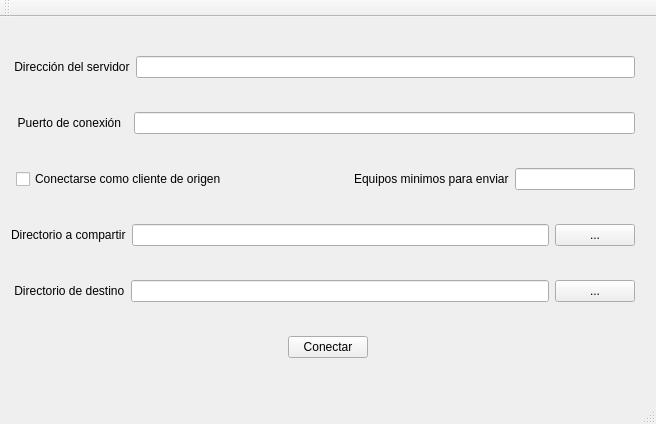
<?xml version="1.0" encoding="UTF-8"?>
<ui version="4.0">
 <class>ClienteWindow</class>
 <widget class="QMainWindow" name="ClienteWindow">
  <property name="geometry">
   <rect>
    <x>0</x>
    <y>0</y>
    <width>656</width>
    <height>424</height>
   </rect>
  </property>
  <property name="windowTitle">
   <string>Cliente Distribuido</string>
  </property>
  <property name="autoFillBackground">
   <bool>false</bool>
  </property>
  <widget class="QWidget" name="centralWidget">
   <layout class="QVBoxLayout" name="verticalLayout">
    <item>
     <layout class="QHBoxLayout" name="horizontalLayout">
      <item>
       <widget class="QLabel" name="label">
        <property name="text">
         <string> Dirección del servidor</string>
        </property>
       </widget>
      </item>
      <item>
       <widget class="QLineEdit" name="lineDir"/>
      </item>
      <item>
       <spacer name="horizontalSpacer_3">
        <property name="orientation">
         <enum>Qt::Horizontal</enum>
        </property>
        <property name="sizeType">
         <enum>QSizePolicy::Fixed</enum>
        </property>
        <property name="sizeHint" stdset="0">
         <size>
          <width>10</width>
          <height>20</height>
         </size>
        </property>
       </spacer>
      </item>
     </layout>
    </item>
    <item>
     <layout class="QHBoxLayout" name="horizontalLayout_2">
      <item>
       <widget class="QLabel" name="label_2">
        <property name="text">
         <string>  Puerto de conexión  </string>
        </property>
       </widget>
      </item>
      <item>
       <widget class="QLineEdit" name="linePort"/>
      </item>
      <item>
       <spacer name="horizontalSpacer_4">
        <property name="orientation">
         <enum>Qt::Horizontal</enum>
        </property>
        <property name="sizeType">
         <enum>QSizePolicy::Fixed</enum>
        </property>
        <property name="sizeHint" stdset="0">
         <size>
          <width>10</width>
          <height>20</height>
         </size>
        </property>
       </spacer>
      </item>
     </layout>
    </item>
    <item>
     <layout class="QHBoxLayout" name="horizontalLayout_6">
      <item>
       <spacer name="horizontalSpacer_7">
        <property name="orientation">
         <enum>Qt::Horizontal</enum>
        </property>
        <property name="sizeType">
         <enum>QSizePolicy::Fixed</enum>
        </property>
        <property name="sizeHint" stdset="0">
         <size>
          <width>5</width>
          <height>20</height>
         </size>
        </property>
       </spacer>
      </item>
      <item>
       <widget class="QCheckBox" name="checkOrigen">
        <property name="text">
         <string>Conectarse como cliente de origen</string>
        </property>
       </widget>
      </item>
      <item>
       <spacer name="horizontalSpacer_9">
        <property name="orientation">
         <enum>Qt::Horizontal</enum>
        </property>
        <property name="sizeHint" stdset="0">
         <size>
          <width>40</width>
          <height>20</height>
         </size>
        </property>
       </spacer>
      </item>
      <item>
       <widget class="QLabel" name="label_5">
        <property name="text">
         <string>Equipos minimos para enviar</string>
        </property>
       </widget>
      </item>
      <item>
       <widget class="QLineEdit" name="nUsers"/>
      </item>
      <item>
       <spacer name="horizontalSpacer_8">
        <property name="orientation">
         <enum>Qt::Horizontal</enum>
        </property>
        <property name="sizeType">
         <enum>QSizePolicy::Fixed</enum>
        </property>
        <property name="sizeHint" stdset="0">
         <size>
          <width>10</width>
          <height>20</height>
         </size>
        </property>
       </spacer>
      </item>
     </layout>
    </item>
    <item>
     <layout class="QHBoxLayout" name="horizontalLayout_3">
      <item>
       <widget class="QLabel" name="label_3">
        <property name="text">
         <string>Directorio a compartir</string>
        </property>
       </widget>
      </item>
      <item>
       <widget class="QLineEdit" name="lineCompartir">
        <property name="readOnly">
         <bool>true</bool>
        </property>
       </widget>
      </item>
      <item>
       <widget class="QPushButton" name="pushButton_2">
        <property name="text">
         <string>...</string>
        </property>
       </widget>
      </item>
      <item>
       <spacer name="horizontalSpacer_5">
        <property name="orientation">
         <enum>Qt::Horizontal</enum>
        </property>
        <property name="sizeType">
         <enum>QSizePolicy::Fixed</enum>
        </property>
        <property name="sizeHint" stdset="0">
         <size>
          <width>10</width>
          <height>20</height>
         </size>
        </property>
       </spacer>
      </item>
     </layout>
    </item>
    <item>
     <layout class="QHBoxLayout" name="horizontalLayout_5">
      <item>
       <widget class="QLabel" name="label_destino">
        <property name="text">
         <string> Directorio de destino</string>
        </property>
       </widget>
      </item>
      <item>
       <widget class="QLineEdit" name="lineDestino">
        <property name="readOnly">
         <bool>true</bool>
        </property>
       </widget>
      </item>
      <item>
       <widget class="QPushButton" name="pushDestino">
        <property name="text">
         <string>...</string>
        </property>
       </widget>
      </item>
      <item>
       <spacer name="horizontalSpacer_6">
        <property name="orientation">
         <enum>Qt::Horizontal</enum>
        </property>
        <property name="sizeType">
         <enum>QSizePolicy::Fixed</enum>
        </property>
        <property name="sizeHint" stdset="0">
         <size>
          <width>10</width>
          <height>20</height>
         </size>
        </property>
       </spacer>
      </item>
     </layout>
    </item>
    <item>
     <layout class="QHBoxLayout" name="horizontalLayout_4">
      <item>
       <spacer name="horizontalSpacer_2">
        <property name="orientation">
         <enum>Qt::Horizontal</enum>
        </property>
        <property name="sizeHint" stdset="0">
         <size>
          <width>40</width>
          <height>20</height>
         </size>
        </property>
       </spacer>
      </item>
      <item>
       <widget class="QPushButton" name="pushButton">
        <property name="text">
         <string>Conectar</string>
        </property>
       </widget>
      </item>
      <item>
       <spacer name="horizontalSpacer">
        <property name="orientation">
         <enum>Qt::Horizontal</enum>
        </property>
        <property name="sizeHint" stdset="0">
         <size>
          <width>40</width>
          <height>20</height>
         </size>
        </property>
       </spacer>
      </item>
     </layout>
    </item>
   </layout>
  </widget>
  <widget class="QMenuBar" name="menuBar">
   <property name="geometry">
    <rect>
     <x>0</x>
     <y>0</y>
     <width>656</width>
     <height>20</height>
    </rect>
   </property>
  </widget>
  <widget class="QToolBar" name="mainToolBar">
   <attribute name="toolBarArea">
    <enum>TopToolBarArea</enum>
   </attribute>
   <attribute name="toolBarBreak">
    <bool>false</bool>
   </attribute>
  </widget>
  <widget class="QStatusBar" name="statusBar"/>
 </widget>
 <layoutdefault spacing="6" margin="11"/>
 <resources/>
 <connections/>
</ui>
